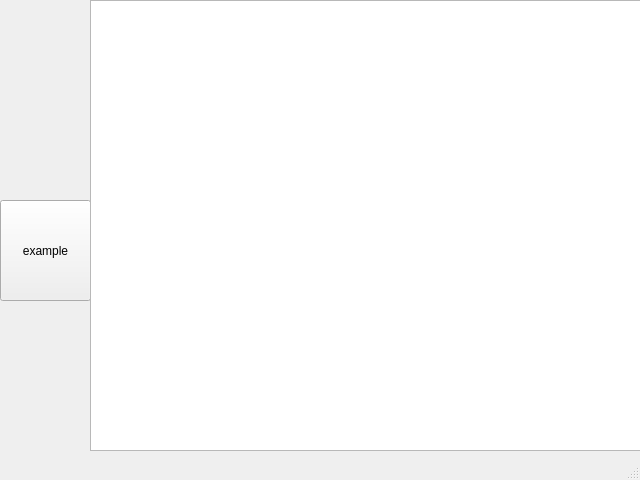
<?xml version="1.0" encoding="UTF-8"?>
<ui version="4.0">
 <class>MainWindow</class>
 <widget class="QMainWindow" name="MainWindow">
  <property name="geometry">
   <rect>
    <x>0</x>
    <y>0</y>
    <width>640</width>
    <height>480</height>
   </rect>
  </property>
  <property name="windowTitle">
   <string>MainWindow</string>
  </property>
  <property name="autoFillBackground">
   <bool>true</bool>
  </property>
  <property name="dockOptions">
   <set>QMainWindow::AllowNestedDocks|QMainWindow::AllowTabbedDocks|QMainWindow::AnimatedDocks</set>
  </property>
  <widget class="QWidget" name="centralWidget">
   <widget class="QPushButton" name="ExampleButton">
    <property name="geometry">
     <rect>
      <x>0</x>
      <y>200</y>
      <width>91</width>
      <height>101</height>
     </rect>
    </property>
    <property name="text">
     <string>example</string>
    </property>
   </widget>
   <widget class="QListWidget" name="UnitList">
    <property name="geometry">
     <rect>
      <x>90</x>
      <y>0</y>
      <width>551</width>
      <height>451</height>
     </rect>
    </property>
   </widget>
   <widget class="QPushButton" name="AddButton">
    <property name="enabled">
     <bool>true</bool>
    </property>
    <property name="geometry">
     <rect>
      <x>0</x>
      <y>0</y>
      <width>91</width>
      <height>101</height>
     </rect>
    </property>
    <property name="text">
     <string/>
    </property>
    <property name="icon">
     <iconset resource="Resources/biobloom.qrc">
      <normaloff>:/AddButtonIcon.png</normaloff>:/AddButtonIcon.png</iconset>
    </property>
    <property name="iconSize">
     <size>
      <width>85</width>
      <height>101</height>
     </size>
    </property>
    <property name="flat">
     <bool>true</bool>
    </property>
   </widget>
   <widget class="QPushButton" name="SettingsButton">
    <property name="geometry">
     <rect>
      <x>0</x>
      <y>100</y>
      <width>91</width>
      <height>101</height>
     </rect>
    </property>
    <property name="styleSheet">
     <string notr="true">none
</string>
    </property>
    <property name="text">
     <string/>
    </property>
    <property name="icon">
     <iconset resource="Resources/biobloom.qrc">
      <normaloff>:/SettingsButtonIcon.png</normaloff>:/SettingsButtonIcon.png</iconset>
    </property>
    <property name="iconSize">
     <size>
      <width>85</width>
      <height>101</height>
     </size>
    </property>
    <property name="flat">
     <bool>true</bool>
    </property>
   </widget>
  </widget>
  <widget class="QStatusBar" name="statusBar"/>
 </widget>
 <layoutdefault spacing="6" margin="11"/>
 <resources>
  <include location="Resources/biobloom.qrc"/>
 </resources>
 <connections/>
</ui>
